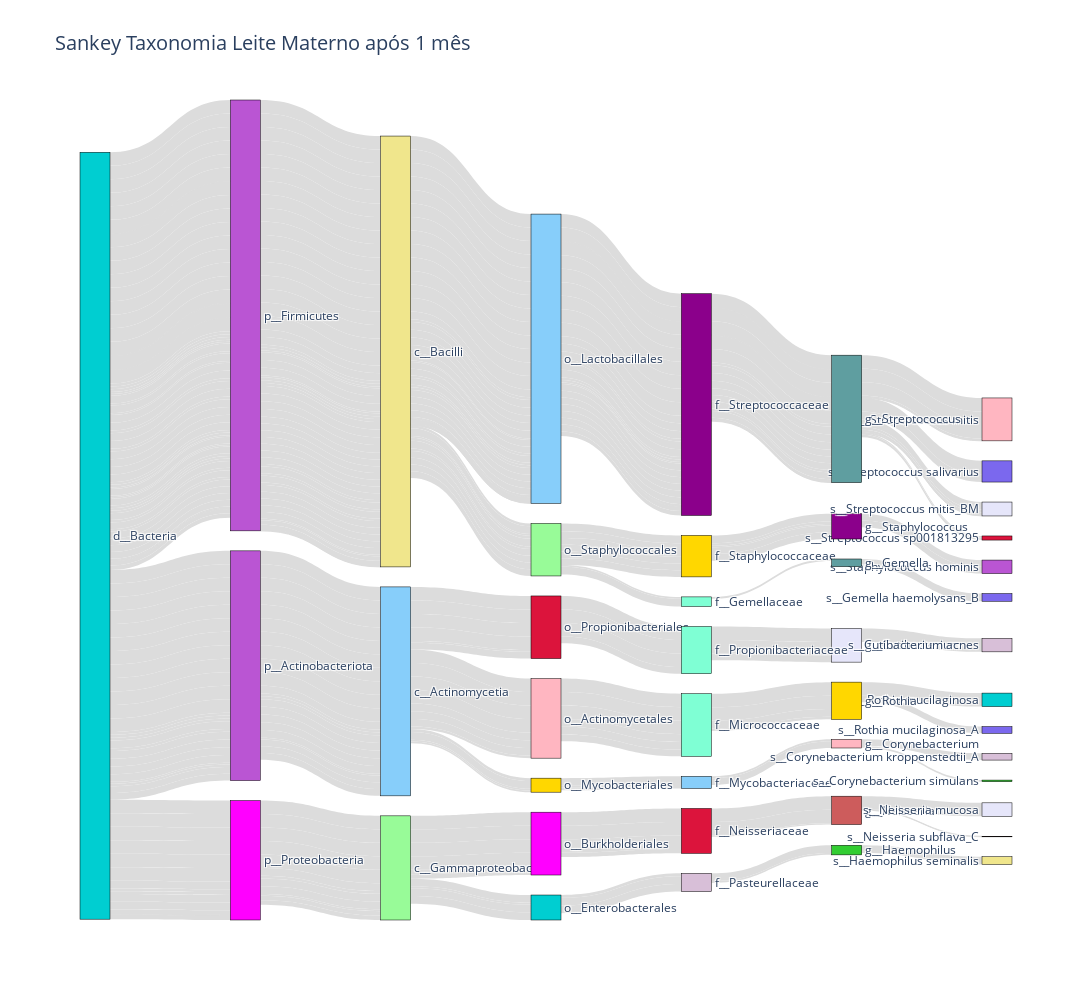

Notebook source saved alongside this figure:
### Code cell
plot_taxonomy_sankey(df_LM1_tax, 'Sankey Taxonomia Leite Materno após 1 mês',frequencias_tax_LM1)

### Figure 1 — Plotly figure (JSON) as saved in the notebook; plotly's stock layout.template omitted (floating-point values rounded to 4 significant figures; data arrays with more than 128 entries replaced by an {"elided": "..."} marker saying what was removed)
{"data": [{"link": {"color": "#DCDCDC", "source": {"elided": "453 int values"}, "target": {"elided": "453 int values"}, "value": {"elided": "938 int values"}}, "node": {"color": ["#00CED1", "#7FFFD4", "#FFB6C1", "#E6E6FA", "#D8BFD8", "#BA55D3", "#87CEFA", "#DC143C", "#FFD700", "#7B68EE", "#FF00FF", "#98FB98", "#5F9EA0", "#8B008B", "#CD5C5C", "#F0E68C", "#32CD32", "#00CED1", "#7FFFD4", "#FFB6C1", "#E6E6FA", "#D8BFD8", "#BA55D3", "#87CEFA", "#DC143C", "#FFD700", "#7B68EE", "#FF00FF", "#98FB98", "#5F9EA0", "#8B008B", "#CD5C5C", "#F0E68C", "#32CD32", "#00CED1", "#7FFFD4", "#FFB6C1", "#E6E6FA", "#D8BFD8", "#BA55D3", "#87CEFA", "#DC143C", "#FFD700", "#7B68EE", "#FF00FF", "#98FB98", "#5F9EA0", "#8B008B", "#CD5C5C", "#F0E68C", "#32CD32"], "label": ["s__Rothia mucilaginosa", "f__Micrococcaceae", "o__Actinomycetales", "g__Cutibacterium", "s__Cutibacterium acnes", "s__Staphylococcus hominis", "f__Mycobacteriaceae", "s__Streptococcus sp001813295", "f__Staphylococcaceae", "s__Streptococcus salivarius", "s__Staphylococcus epidermidis", "o__Staphylococcales", "g__Gemella", "g__Staphylococcus", "s__Neisseria subflava_C", "c__Bacilli", "s__Corynebacterium simulans", "d__Bacteria", "f__Gemellaceae", "s__Streptococcus mitis", "s__Streptococcus mitis_BM", "f__Pasteurellaceae", "p__Firmicutes", "o__Lactobacillales", "o__Propionibacteriales", "g__Rothia", "s__Rothia mucilaginosa_A", "p__Proteobacteria", "c__Gammaproteobacteria", "g__Streptococcus", "f__Streptococcaceae", "g__Neisseria", "s__Haemophilus seminalis", "g__Haemophilus", "o__Enterobacterales", "f__Propionibacteriaceae", "g__Corynebacterium", "s__Neisseria mucosa", "s__Corynebacterium kroppenstedtii_A", "p__Actinobacteriota", "c__Actinomycetia", "f__Neisseriaceae", "o__Mycobacteriales", "s__Gemella haemolysans_B", "o__Burkholderiales"], "line": {"color": "black", "width": 0.5}, "pad": 20, "thickness": 30}, "type": "sankey"}], "layout": {"title": {"font": {"size": 20}, "text": "Sankey Taxonomia Leite Materno após 1 mês"}, "font": {"size": 12}, "width": 4000, "height": 1000}}
